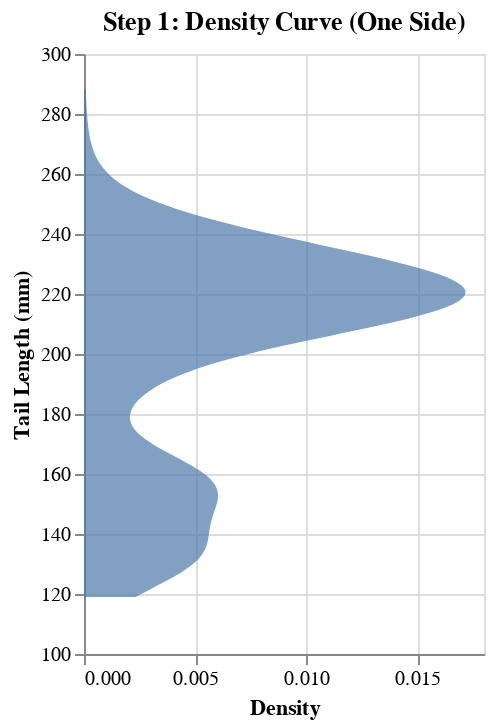

Source (notebook cell):
### Markdown cell above
** The Problem with Boxplots:**
- Can't see if distribution is symmetric or skewed
- Can't see if there are multiple peaks (bimodal)
- Can't see the actual density of data points

** The Solution: Violin Plots!**
- Combine statistical summary (like boxplot)
- WITH distribution shape (like histogram)
- Best of both worlds!

---

### 4.2: Building a Violin Plot 

**Step 1: Understand transform_density**

### Code cell
# Step 1: Create a density plot (one side of the violin)
alt.Chart(hawks).transform_density(
    'tail',                           # Variable to analyze
    as_=['tail', 'density']          # Output column names
).mark_area(
    orient='horizontal',              # Make it horizontal
    opacity=0.7
).encode(
    y=alt.Y('tail:Q', title='Tail Length (mm)'),
    x=alt.X('density:Q', title='Density')
).properties(
    width=200,
    height=300,
    title='Step 1: Density Curve (One Side)'
)

### Figure 1 — Vega-Lite specification as saved in the notebook (floating-point values rounded to 4 significant figures; data arrays with more than 128 entries replaced by an {"elided": "..."} marker saying what was removed)
{"config": {"view": {"continuousWidth": 300, "continuousHeight": 300}}, "data": {"name": "data-efb8497cf6d7139b18cdde9fcbe3adc4"}, "mark": {"type": "area", "opacity": 0.7, "orient": "horizontal"}, "encoding": {"x": {"field": "density", "title": "Density", "type": "quantitative"}, "y": {"field": "tail", "title": "Tail Length (mm)", "type": "quantitative"}}, "height": 300, "title": "Step 1: Density Curve (One Side)", "transform": [{"density": "tail", "as": ["tail", "density"]}], "width": 200, "$schema": "https://vega.github.io/schema/vega-lite/v5.20.1.json", "datasets": {"data-efb8497cf6d7139b18cdde9fcbe3adc4": {"elided": "898 records"}}}
